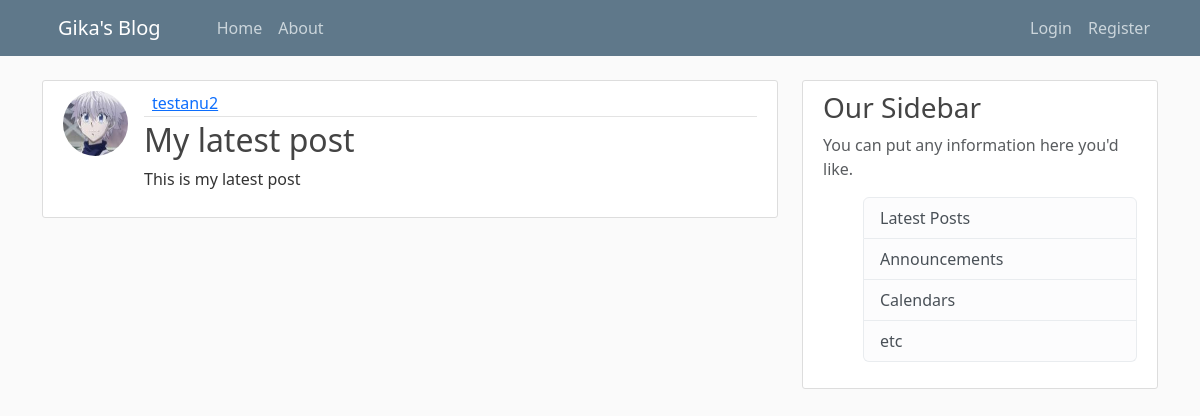
Screenshot of /post/11/ with the database file from the repository.
### server/models.py (models this page shows, shortened)
class User(db.Model, UserMixin):
    id = db.Column(db.Integer, primary_key=True)
    username = db.Column(db.String(20), unique=True, nullable=False)
    email = db.Column(db.String(120), unique=True, nullable=False)
    image_file = db.Column(db.String(20), nullable=False, default='default.jpg')
    password = db.Column(db.String(60), nullable=False)
    posts = db.relationship('Post', backref='author', lazy=True)

class Post(db.Model):
    id = db.Column(db.Integer, primary_key=True)
    title = db.Column(db.String(100), nullable=False)
    date_posted = db.Column(db.DateTime, nullable=False, default=datetime.utcnow)
    content = db.Column(db.Text, nullable=False)
    user_id = db.Column(db.Integer, db.ForeignKey('user.id'), nullable=False)

### server/posts/routes.py (the view)
@posts.route("/post/<int:post_id>")
@posts.route("/post/<int:post_id>/")
def post(post_id):
    post_id = int(post_id)
    post = Post.query.get_or_404(post_id)
    return render_template('post.html', title=post.title, post=post)

### server/templates/post.html (shortened to what this page needs)
{% extends "layout.html" %}
{% block content %}
    <article class="d-flex content-section">
      <img class="rounded-circle article-img" src=" {{ url_for('static', filename='profile_pics/' + post.author.image_file) }} ">
       <div class="flex-grow-1">
         <div class="article-metadata d-flex justify-content-between align-items-center">
           <div>
                <a class="me-2" href="{{ url_for('users.user_posts', username=post.author.username) }}">{{ post.author.username }}</a>
           </div>
         </div>
         <h2 class ="article-title">{{ post.title }}</h2>
         <p class="article-content">{{ post.content }}</p>
       </div>
    </article>
{% endblock content %}

### server/static/main.css (style rules this page uses)
body { background: #fafafa; color: #333333; margin-top: 5rem; }
h1, h2, h3, h4, h5, h6 { color: #444444; }
.content-section { background: #ffffff; padding: 10px 20px; border: 1px solid #dddddd; border-radius: 3px; margin-bottom: 20px; }
.article-title { color: #444444; }
.article-content { white-space: pre-line; }
.article-img { height: 65px; width: 65px; margin-right: 16px; }
.article-metadata { padding-bottom: 1px; margin-bottom: 4px; border-bottom: 1px solid #e3e3e3 }

### rows the page displays
User: image_file (picture), author.username "testanu2"
Post: title "My latest post", content "This is my latest post"
